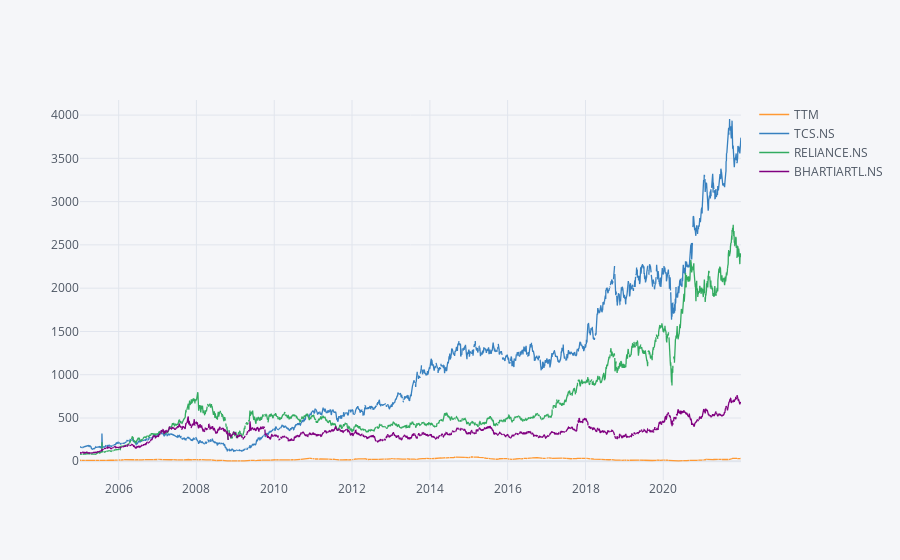

Source (notebook cell):
### Code cell
df.Close.iplot()

### Figure 1 — Plotly figure (JSON) as saved in the notebook; plotly's stock layout.template omitted (floating-point values rounded to 4 significant figures; data arrays with more than 128 entries replaced by an {"elided": "..."} marker saying what was removed)
{"data": [{"line": {"color": "rgba(255, 153, 51, 1.0)", "dash": "solid", "shape": "linear", "width": 1.3}, "mode": "lines", "name": "TTM", "text": "", "type": "scatter", "x": {"elided": "4401 str values"}, "y": {"elided": "4401 mixed values"}}, {"line": {"color": "rgba(55, 128, 191, 1.0)", "dash": "solid", "shape": "linear", "width": 1.3}, "mode": "lines", "name": "TCS.NS", "text": "", "type": "scatter", "x": {"elided": "4401 str values"}, "y": {"elided": "4401 mixed values"}}, {"line": {"color": "rgba(50, 171, 96, 1.0)", "dash": "solid", "shape": "linear", "width": 1.3}, "mode": "lines", "name": "RELIANCE.NS", "text": "", "type": "scatter", "x": {"elided": "4401 str values"}, "y": {"elided": "4401 mixed values"}}, {"line": {"color": "rgba(128, 0, 128, 1.0)", "dash": "solid", "shape": "linear", "width": 1.3}, "mode": "lines", "name": "BHARTIARTL.NS", "text": "", "type": "scatter", "x": {"elided": "4401 str values"}, "y": {"elided": "4401 mixed values"}}], "layout": {"legend": {"bgcolor": "#F5F6F9", "font": {"color": "#4D5663"}}, "paper_bgcolor": "#F5F6F9", "plot_bgcolor": "#F5F6F9", "title": {"font": {"color": "#4D5663"}}, "xaxis": {"gridcolor": "#E1E5ED", "showgrid": true, "tickfont": {"color": "#4D5663"}, "title": {"font": {"color": "#4D5663"}, "text": ""}, "zerolinecolor": "#E1E5ED"}, "yaxis": {"gridcolor": "#E1E5ED", "showgrid": true, "tickfont": {"color": "#4D5663"}, "title": {"font": {"color": "#4D5663"}, "text": ""}, "zerolinecolor": "#E1E5ED"}}}
